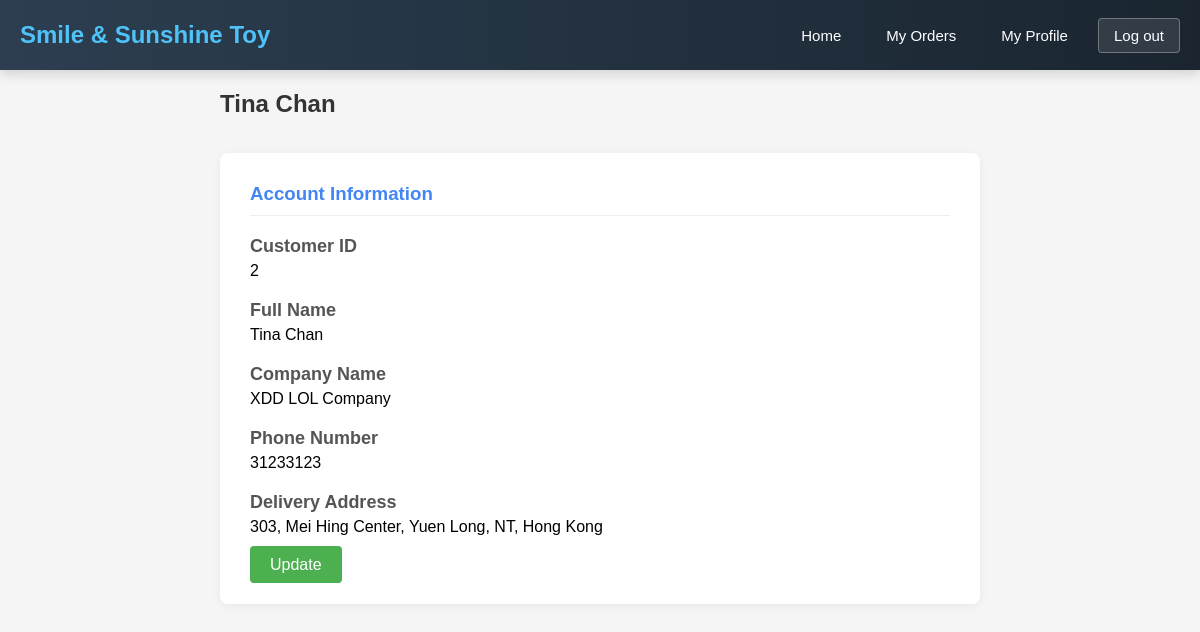
Page /sample/customer/Profile.php (signed in) on the committed database.
### tables this page shows
CREATE TABLE customer (
  cid INT NOT NULL AUTO_INCREMENT,
  cname VARCHAR(255) NOT NULL,
  cpassword VARCHAR(255) NOT NULL,
  ctel INT DEFAULT NULL,
  caddr TEXT,
  company VARCHAR(255) DEFAULT NULL,
  cemail VARCHAR(191) NOT NULL UNIQUE,
  cbirthday CHAR(5) DEFAULT NULL,    
  crole VARCHAR(45) NOT NULL DEFAULT 'customer',
  cimageurl VARCHAR(255) NULL,
  PRIMARY KEY (cid)
);

### sample/customer/Profile.php (the view, shortened to what this page needs)
<?php
include '../conn.php';
$cid = $_SESSION['customer']['cid'];
$sql = "SELECT * FROM customer WHERE cid = ?";
$stmt = $conn->prepare($sql);
$stmt->bind_param("i", $cid);
$stmt->execute();
$result = $stmt->get_result();
if ($result->num_rows === 1) {
    $customer = $result->fetch_assoc();
} else {
    header('Location: ../loginChoose.html');
    exit();
}
?>
<!DOCTYPE html>
<html lang="en">
<head>
    <link rel="stylesheet" href="../CSS/header.css">
    <link rel="stylesheet" href="../CSS/common.css">
    <link rel="stylesheet" href="../CSS/form.css">
    <link rel="stylesheet" href="../CSS/profile.css">
</head>
<body>
<header>
    <div class="logo">
        <a href="Index.php">Smile &amp; Sunshine Toy</a>
    </div>
    <div class="user-actions">
        <a href="Index.php">Home</a>
        <a href="MyOrder.php">My Orders</a>
        <a href="Profile.php">My Profile</a>
        <a href="../logout.php" class="logout-btn">Log out</a>
    </div>
</header>
<div class="container">
    <div class="profile-header">
        <div class="profile-info">
            <h2><?php echo htmlspecialchars($customer['cname']); ?></h2>
        </div>
    </div>
    <div class="form-section">
        <h3>Account Information</h3>
        <form id="profileForm">
            <div class="form-group">
                <label class="form-label">Customer ID</label>
                <p class="static-field"><?php echo htmlspecialchars($customer['cid']); ?></p>
            </div>
            <div class="form-group">
                <label class="form-label">Full Name</label>
                <p class="static-field"><?php echo htmlspecialchars($customer['cname']); ?></p>
            </div>
            <div class="form-group">
                <label class="form-label">Company Name</label>
                <p class="static-field"><?php echo isset($customer['company']) ? htmlspecialchars($customer['company']) : 'Not provided'; ?></p>
            </div>
            <div class="form-group">
                <label class="form-label">Phone Number</label>
                <p class="static-field"><?php echo isset($customer['ctel']) ? htmlspecialchars($customer['ctel']) : 'Not provided'; ?></p>
            </div>
            <div class="form-group">
                <label class="form-label">Delivery Address</label>
                <p class="static-field"><?php echo isset($customer['caddr']) ? htmlspecialchars($customer['caddr']) : 'Not provided'; ?></p>
            </div>
            <div class="form-actions">
                <a href="UpdateProfile.php" class="btn-submit">Update</a>
            </div>
        </form>
    </div>
</div>
</body>
</html>

### sample/CSS/header.css (style rules this page uses)
header { display: flex; justify-content: space-between; align-items: center; background: linear-gradient(90deg, #2c3e50, #1a2530); color: white; padding: 0 20px; position: sticky; top: 0; z-index: 1000; box-shadow: 0 4px 12px rgba(0, 0, 0, 0.15); height: 70px; }
.logo { display: flex; align-items: center; }
.logo a { font-size: 24px; font-weight: 700; color: #4fc3f7; text-decoration: none; }
.user-actions { display: flex; gap: 15px; align-items: center; }
.user-actions a { color: white; text-decoration: none; font-size: 15px; font-weight: 500; padding: 8px 15px; border-radius: 4px; transition: background 0.3s; }
.logout-btn { background: rgba(255, 255, 255, 0.1); border: 1px solid rgba(255, 255, 255, 0.3); }

### sample/CSS/common.css (style rules this page uses)
* { margin: 0; padding: 0; box-sizing: border-box; font-family: Arial, sans-serif; }
body { background-color: #f5f5f5; }
.container { max-width: 800px; margin: 0 auto; padding: 20px; }
.form-group { margin-bottom: 20px; }
.form-label { display: block; margin-bottom: 5px; font-weight: bold; color: #555; font-size:18px; }
.btn-submit, .btn-reset { padding: 10px 20px; border: none; border-radius: 4px; font-size: 16px; cursor: pointer; transition: background-color 0.3s; text-decoration: none; }
.btn-submit { background-color: #4CAF50; color: white; margin-right: 10px; }

### sample/CSS/form.css (style rules this page uses)
.form-group { margin-bottom: 20px; }

### sample/CSS/profile.css (style rules this page uses)
.profile-header { display: flex; align-items: center; margin-bottom: 30px; }
.profile-info h2 { margin-bottom: 5px; color: #333; }
.form-section { background-color: white; padding: 30px; border-radius: 8px; box-shadow: 0 2px 10px rgba(0,0,0,0.05); margin-bottom: 30px; }
.form-section h3 { margin-bottom: 20px; color: #4285f4; border-bottom: 1px solid #eee; padding-bottom: 10px; }

### rows in the picture
customer: cname "Tina Chan", cid "2", company "XDD LOL Company", ctel "31233123", caddr "303, Mei Hing Center, Yuen Long, NT, Hong Kong"
